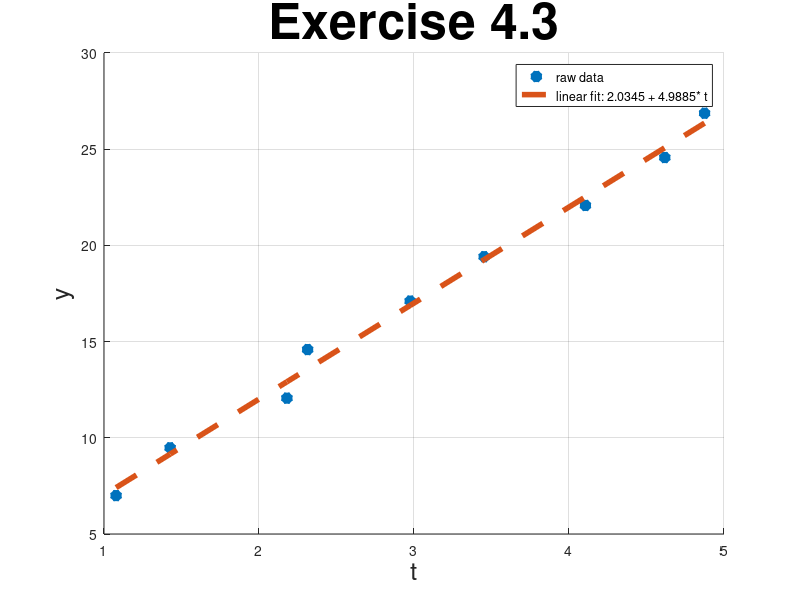

This chart was generated by the following MATLAB code: (Note: this script raises an error after producing the figure.)
%% Exercise 4.4
% Authors : 
%   - Lucas Emilio Mendes Ferreira
%   - Pedro Henrique Suruagy Perrusi
% Prof :  Omran Hassan

%% Plot Params
titleSize = 36;
legendSize = 20;
labelSize = 18;
lineWidith = 4;
markerSize = 2*lineWidith;

%% load the data
load('data/P4_3.mat')
%% Objective
% Faire l'optilisation de moindres carres des donnes
% soit x = [b a]'

%% Least Square fit
A = [ones(size(t)) t]; % simple first order fit
b = y;

% pseudoinverse de A 
A_pseudinverse = inv(A'*A)*A';
x_min = A_pseudinverse * b;

%% plot data
figure;  hold on; grid on ;
plot(t, y, '*', 'LineWidth', lineWidith, 'MarkerSize', markerSize);
plot(t, x_min(1) + t*x_min(2), '--', 'LineWidth', lineWidith);
xlabel('t', 'FontSize', labelSize)
ylabel('y', 'FontSize', labelSize)
title('Exercise 4.3', 'FontSize', titleSize)
lgd = legend('raw data', [ 'linear fit: ' num2str(x_min(1)) ' + ' num2str(x_min(2)) '* t']);
lgd.FontSize = legendSize;